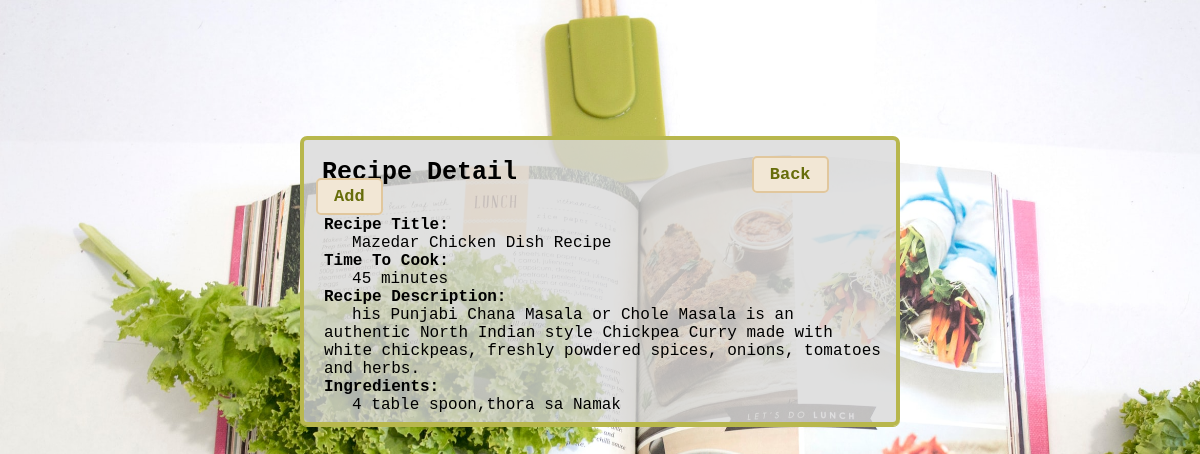
The page /readmore.php?id=4 on the database its author committed.
### tables this page shows
CREATE TABLE `allrecipe` (
  `id` int(4) NOT NULL,
  `title` varchar(100) NOT NULL,
  `time` int(2) NOT NULL,
  `description` varchar(1000) NOT NULL,
  `ingredients` varchar(500) NOT NULL
);

### readmore.php (the view, shortened to what this page needs)
<?php include("assests/database/connection.php")?>
<?php
    if(isset($_GET['id']) && $_GET['id'] >= 1)
    {
        $query = "SELECT * FROM allrecipe ";
    $query .= "WHERE id={$_GET['id']}";
    $result  = mysqli_query($connection, $query);
    $row = mysqli_fetch_assoc($result);
    $output = " <p>Recipe Title:</p>
    <p class='detail'>{$row['title']}</p>
    <p>Time To Cook:</p>
    <p class='detail'>{$row['time']} minutes</p>
    <p>Recipe Description:</p>
    <p class='detail'>{$row['description']}</p>
    <p>Ingredients:</p>
    <p class='detail'>{$row['ingredients']}</p>";
    }
?>
<?php include("includes/header.php"); ?>
<?php include("includes/more.php"); ?>
<?php include("includes/footer.php"); ?>

### assests/main.css (style rules this page uses)
* { margin:0px; padding:0px; font-family: courier,sans-serif;; box-sizing:border-box; font-weight:thicker; }
body { background-image:url("image/recipe.jpg"); background-repeat:no-repeat; background-attachment:fixed; background-size:cover; }
.detail { font-weight:normal; text-indent:5%; }

### rows shown on the page
allrecipe: title "Mazedar Chicken Dish Recipe", time "45", description "his Punjabi Chana Masala or Chole Masala is an authentic North Indian style Chickpea Curry made with white chickpeas, freshly powdered spices, onions, tomatoes and herbs.", ingredients "4 table spoon,thora sa Namak"
